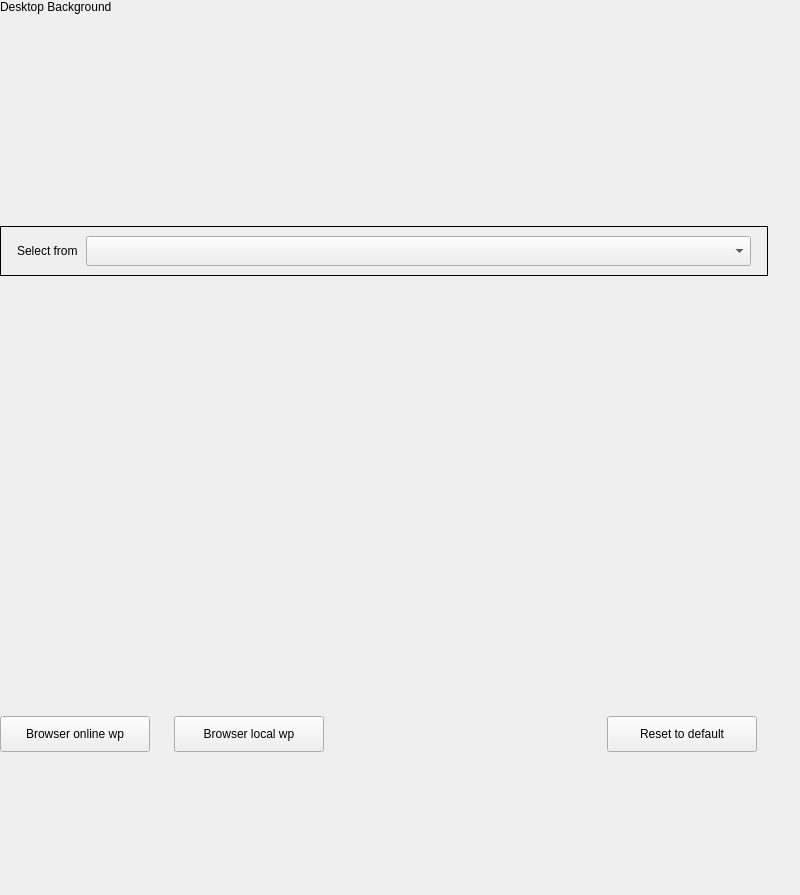
<?xml version="1.0" encoding="UTF-8"?>
<ui version="4.0">
 <class>Wallpaper</class>
 <widget class="QWidget" name="Wallpaper">
  <property name="geometry">
   <rect>
    <x>0</x>
    <y>0</y>
    <width>800</width>
    <height>895</height>
   </rect>
  </property>
  <property name="sizePolicy">
   <sizepolicy hsizetype="Preferred" vsizetype="Preferred">
    <horstretch>0</horstretch>
    <verstretch>0</verstretch>
   </sizepolicy>
  </property>
  <property name="minimumSize">
   <size>
    <width>0</width>
    <height>0</height>
   </size>
  </property>
  <property name="maximumSize">
   <size>
    <width>16777215</width>
    <height>16777215</height>
   </size>
  </property>
  <property name="windowTitle">
   <string notr="true">Wallpaper</string>
  </property>
  <layout class="QVBoxLayout" name="verticalLayout_2">
   <property name="spacing">
    <number>0</number>
   </property>
   <property name="leftMargin">
    <number>0</number>
   </property>
   <property name="topMargin">
    <number>0</number>
   </property>
   <property name="rightMargin">
    <number>32</number>
   </property>
   <property name="bottomMargin">
    <number>48</number>
   </property>
   <item>
    <widget class="QWidget" name="wallpaperWidget" native="true">
     <property name="sizePolicy">
      <sizepolicy hsizetype="Preferred" vsizetype="Minimum">
       <horstretch>0</horstretch>
       <verstretch>0</verstretch>
      </sizepolicy>
     </property>
     <property name="minimumSize">
      <size>
       <width>550</width>
       <height>0</height>
      </size>
     </property>
     <property name="maximumSize">
      <size>
       <width>960</width>
       <height>16777215</height>
      </size>
     </property>
     <layout class="QVBoxLayout" name="verticalLayout_6">
      <property name="spacing">
       <number>0</number>
      </property>
      <property name="leftMargin">
       <number>0</number>
      </property>
      <property name="topMargin">
       <number>0</number>
      </property>
      <property name="rightMargin">
       <number>0</number>
      </property>
      <property name="bottomMargin">
       <number>0</number>
      </property>
      <item>
       <layout class="QVBoxLayout" name="verticalLayout_3">
        <property name="spacing">
         <number>16</number>
        </property>
        <property name="bottomMargin">
         <number>10</number>
        </property>
        <item>
         <widget class="QLabel" name="titleLabel">
          <property name="sizePolicy">
           <sizepolicy hsizetype="Fixed" vsizetype="Fixed">
            <horstretch>0</horstretch>
            <verstretch>0</verstretch>
           </sizepolicy>
          </property>
          <property name="text">
           <string>Desktop Background</string>
          </property>
         </widget>
        </item>
        <item>
         <widget class="QStackedWidget" name="previewStackedWidget">
          <property name="minimumSize">
           <size>
            <width>0</width>
            <height>180</height>
           </size>
          </property>
          <property name="maximumSize">
           <size>
            <width>16777215</width>
            <height>180</height>
           </size>
          </property>
          <property name="currentIndex">
           <number>1</number>
          </property>
          <widget class="QWidget" name="pPicturePage">
           <layout class="QHBoxLayout" name="horizontalLayout_8">
            <property name="spacing">
             <number>0</number>
            </property>
            <property name="leftMargin">
             <number>0</number>
            </property>
            <property name="topMargin">
             <number>0</number>
            </property>
            <property name="rightMargin">
             <number>0</number>
            </property>
            <property name="bottomMargin">
             <number>0</number>
            </property>
            <item>
             <layout class="QHBoxLayout" name="horizontalLayout">
              <item>
               <widget class="QLabel" name="previewLabel">
                <property name="sizePolicy">
                 <sizepolicy hsizetype="Fixed" vsizetype="Fixed">
                  <horstretch>0</horstretch>
                  <verstretch>0</verstretch>
                 </sizepolicy>
                </property>
                <property name="minimumSize">
                 <size>
                  <width>300</width>
                  <height>180</height>
                 </size>
                </property>
                <property name="maximumSize">
                 <size>
                  <width>300</width>
                  <height>180</height>
                 </size>
                </property>
                <property name="text">
                 <string/>
                </property>
               </widget>
              </item>
              <item>
               <spacer name="horizontalSpacer">
                <property name="orientation">
                 <enum>Qt::Horizontal</enum>
                </property>
                <property name="sizeHint" stdset="0">
                 <size>
                  <width>40</width>
                  <height>20</height>
                 </size>
                </property>
               </spacer>
              </item>
             </layout>
            </item>
           </layout>
          </widget>
          <widget class="QWidget" name="pColorPage">
           <layout class="QHBoxLayout" name="horizontalLayout_10">
            <property name="spacing">
             <number>0</number>
            </property>
            <property name="leftMargin">
             <number>0</number>
            </property>
            <property name="topMargin">
             <number>0</number>
            </property>
            <property name="rightMargin">
             <number>0</number>
            </property>
            <property name="bottomMargin">
             <number>0</number>
            </property>
            <item>
             <layout class="QHBoxLayout" name="horizontalLayout_9">
              <item>
               <widget class="QWidget" name="previewWidget" native="true">
                <property name="minimumSize">
                 <size>
                  <width>300</width>
                  <height>0</height>
                 </size>
                </property>
                <property name="maximumSize">
                 <size>
                  <width>300</width>
                  <height>16777215</height>
                 </size>
                </property>
               </widget>
              </item>
              <item>
               <spacer name="horizontalSpacer_2">
                <property name="orientation">
                 <enum>Qt::Horizontal</enum>
                </property>
                <property name="sizeHint" stdset="0">
                 <size>
                  <width>40</width>
                  <height>20</height>
                 </size>
                </property>
               </spacer>
              </item>
             </layout>
            </item>
           </layout>
          </widget>
         </widget>
        </item>
        <item>
         <widget class="QFrame" name="switchFrame">
          <property name="minimumSize">
           <size>
            <width>0</width>
            <height>50</height>
           </size>
          </property>
          <property name="maximumSize">
           <size>
            <width>16777215</width>
            <height>50</height>
           </size>
          </property>
          <property name="frameShape">
           <enum>QFrame::Box</enum>
          </property>
          <layout class="QHBoxLayout" name="horizontalLayout_3">
           <property name="spacing">
            <number>0</number>
           </property>
           <property name="leftMargin">
            <number>0</number>
           </property>
           <property name="topMargin">
            <number>0</number>
           </property>
           <property name="rightMargin">
            <number>0</number>
           </property>
           <property name="bottomMargin">
            <number>0</number>
           </property>
           <item>
            <layout class="QHBoxLayout" name="horizontalLayout_2">
             <property name="spacing">
              <number>8</number>
             </property>
             <property name="leftMargin">
              <number>16</number>
             </property>
             <property name="rightMargin">
              <number>16</number>
             </property>
             <item>
              <widget class="QLabel" name="selectLabel">
               <property name="sizePolicy">
                <sizepolicy hsizetype="Fixed" vsizetype="Fixed">
                 <horstretch>0</horstretch>
                 <verstretch>0</verstretch>
                </sizepolicy>
               </property>
               <property name="text">
                <string>Select from</string>
               </property>
              </widget>
             </item>
             <item>
              <widget class="QComboBox" name="formComBox">
               <property name="minimumSize">
                <size>
                 <width>144</width>
                 <height>0</height>
                </size>
               </property>
               <property name="maximumSize">
                <size>
                 <width>16777215</width>
                 <height>30</height>
                </size>
               </property>
               <property name="styleSheet">
                <string notr="true"/>
               </property>
              </widget>
             </item>
            </layout>
           </item>
          </layout>
         </widget>
        </item>
        <item>
         <widget class="QStackedWidget" name="substackedWidget">
          <property name="minimumSize">
           <size>
            <width>0</width>
            <height>0</height>
           </size>
          </property>
          <property name="maximumSize">
           <size>
            <width>16777215</width>
            <height>16777215</height>
           </size>
          </property>
          <property name="currentIndex">
           <number>0</number>
          </property>
          <widget class="QWidget" name="picturePage">
           <layout class="QVBoxLayout" name="verticalLayout">
            <property name="spacing">
             <number>48</number>
            </property>
            <property name="leftMargin">
             <number>0</number>
            </property>
            <property name="topMargin">
             <number>20</number>
            </property>
            <property name="rightMargin">
             <number>0</number>
            </property>
            <property name="bottomMargin">
             <number>0</number>
            </property>
            <item>
             <widget class="QWidget" name="picListWidget" native="true">
              <property name="minimumSize">
               <size>
                <width>0</width>
                <height>345</height>
               </size>
              </property>
             </widget>
            </item>
            <item>
             <widget class="QWidget" name="widget_4" native="true">
              <property name="minimumSize">
               <size>
                <width>0</width>
                <height>0</height>
               </size>
              </property>
              <property name="maximumSize">
               <size>
                <width>16777215</width>
                <height>16777215</height>
               </size>
              </property>
              <layout class="QHBoxLayout" name="horizontalLayout_6">
               <property name="leftMargin">
                <number>0</number>
               </property>
               <item>
                <layout class="QHBoxLayout" name="horizontalLayout_4">
                 <property name="spacing">
                  <number>24</number>
                 </property>
                 <item>
                  <widget class="QPushButton" name="browserOnlinewpBtn">
                   <property name="minimumSize">
                    <size>
                     <width>150</width>
                     <height>36</height>
                    </size>
                   </property>
                   <property name="maximumSize">
                    <size>
                     <width>16777215</width>
                     <height>36</height>
                    </size>
                   </property>
                   <property name="text">
                    <string>Browser online wp</string>
                   </property>
                  </widget>
                 </item>
                 <item>
                  <widget class="QPushButton" name="browserLocalwpBtn">
                   <property name="minimumSize">
                    <size>
                     <width>150</width>
                     <height>36</height>
                    </size>
                   </property>
                   <property name="maximumSize">
                    <size>
                     <width>16777215</width>
                     <height>36</height>
                    </size>
                   </property>
                   <property name="text">
                    <string>Browser local wp</string>
                   </property>
                  </widget>
                 </item>
                 <item>
                  <spacer name="horizontalSpacer_3">
                   <property name="orientation">
                    <enum>Qt::Horizontal</enum>
                   </property>
                   <property name="sizeHint" stdset="0">
                    <size>
                     <width>434</width>
                     <height>33</height>
                    </size>
                   </property>
                  </spacer>
                 </item>
                 <item>
                  <widget class="QPushButton" name="resetBtn">
                   <property name="minimumSize">
                    <size>
                     <width>150</width>
                     <height>36</height>
                    </size>
                   </property>
                   <property name="maximumSize">
                    <size>
                     <width>16777215</width>
                     <height>36</height>
                    </size>
                   </property>
                   <property name="text">
                    <string>Reset to default</string>
                   </property>
                  </widget>
                 </item>
                </layout>
               </item>
              </layout>
             </widget>
            </item>
           </layout>
          </widget>
          <widget class="QWidget" name="colorPage">
           <layout class="QVBoxLayout" name="verticalLayout_5">
            <property name="spacing">
             <number>0</number>
            </property>
            <property name="leftMargin">
             <number>0</number>
            </property>
            <property name="topMargin">
             <number>0</number>
            </property>
            <property name="rightMargin">
             <number>0</number>
            </property>
            <property name="bottomMargin">
             <number>0</number>
            </property>
            <item>
             <layout class="QVBoxLayout" name="verticalLayout_4">
              <property name="spacing">
               <number>2</number>
              </property>
              <property name="topMargin">
               <number>24</number>
              </property>
              <property name="bottomMargin">
               <number>9</number>
              </property>
              <item>
               <widget class="QWidget" name="colorListWidget" native="true"/>
              </item>
              <item>
               <layout class="QHBoxLayout" name="horizontalLayout_7">
                <property name="topMargin">
                 <number>18</number>
                </property>
               </layout>
              </item>
              <item>
               <spacer name="verticalSpacer">
                <property name="orientation">
                 <enum>Qt::Vertical</enum>
                </property>
                <property name="sizeHint" stdset="0">
                 <size>
                  <width>20</width>
                  <height>40</height>
                 </size>
                </property>
               </spacer>
              </item>
             </layout>
            </item>
           </layout>
          </widget>
         </widget>
        </item>
       </layout>
      </item>
     </layout>
    </widget>
   </item>
   <item>
    <spacer name="verticalSpacer_2">
     <property name="orientation">
      <enum>Qt::Vertical</enum>
     </property>
     <property name="sizeHint" stdset="0">
      <size>
       <width>20</width>
       <height>40</height>
      </size>
     </property>
    </spacer>
   </item>
  </layout>
 </widget>
 <layoutdefault spacing="6" margin="11"/>
 <resources/>
 <connections/>
</ui>
